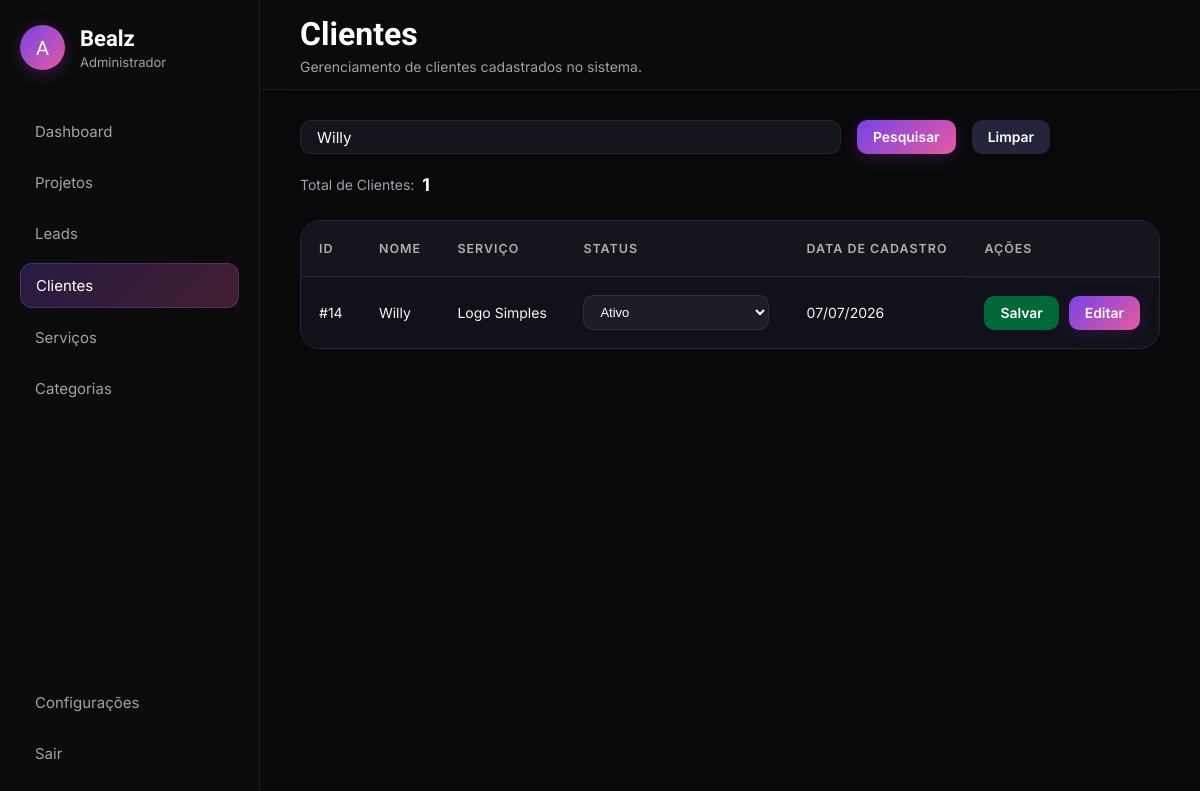
The page /admin/clientes.php?pesquisa=Willy (signed in) on the database its author committed.
### tables this page shows
CREATE TABLE `clientes` (
  `id` int NOT NULL AUTO_INCREMENT,
  `nome` varchar(100) NOT NULL,
  `email` varchar(150) DEFAULT NULL,
  `telefone` varchar(20) DEFAULT NULL,
  `cpf` varchar(14) DEFAULT NULL,
  `instagram` varchar(100) DEFAULT NULL,
  `servico_id` int NOT NULL,
  `sobre` text,
  `proposta_url` varchar(255) DEFAULT NULL,
  `data_cadastro` datetime NOT NULL,
  `data_atualizacao` timestamp NOT NULL DEFAULT CURRENT_TIMESTAMP ON UPDATE CURRENT_TIMESTAMP,
  `status_clientes` int NOT NULL DEFAULT '1',
  PRIMARY KEY (`id`),
  KEY `servico_id` (`servico_id`),
  KEY `fk_clientes_status_idx` (`status_clientes`),
  CONSTRAINT `clientes_ibfk_1` FOREIGN KEY (`servico_id`) REFERENCES `servicos` (`id`),
  CONSTRAINT `fk_clientes_status` FOREIGN KEY (`status_clientes`) REFERENCES `status_cliente` (`id_status`)
);

CREATE TABLE `servicos` (
  `id` int NOT NULL AUTO_INCREMENT,
  `nome_servicos` varchar(45) NOT NULL,
  PRIMARY KEY (`id`),
  UNIQUE KEY `nome_UNIQUE` (`nome_servicos`)
);

### admin/clientes.php (the view, shortened to what this page needs)
<?php
include("../config_db/conexao.php");
$pesquisa = "";
if (isset($_GET['pesquisa']) && !empty(trim($_GET['pesquisa']))) {
    $pesquisa = mysqli_real_escape_string($conexao, trim($_GET['pesquisa']));
    $where = "WHERE clientes.nome LIKE '%$pesquisa%' OR clientes.telefone LIKE '%$pesquisa%'";
} else {
    $where = "";
}
$sql = "SELECT clientes.*, servicos.nome_servicos AS servico_nome
        FROM clientes
        INNER JOIN servicos ON clientes.servico_id = servicos.id
        $where
        ORDER BY clientes.data_cadastro DESC";
$resultado = mysqli_query($conexao, $sql);
$sqlTotal = "SELECT COUNT(*) AS total FROM clientes $where";
$total = mysqli_fetch_assoc(mysqli_query($conexao, $sqlTotal));
$statusClientes = [
    1 => "Ativo",
    2 => "Inativo",
    3 => "Pausado",
    4 => "Finalizado",
    5 => "Aguardando pagamento",
    6 => "Proposta enviada",
];
?>
<!DOCTYPE html>
<html lang="pt-BR">
<head>
    <link rel="stylesheet" href="assets/css/global.css">
    <link rel="stylesheet" href="assets/css/sidebar-header.css">
    <link rel="stylesheet" href="assets/css/clientes.css">
</head>
<body>
    <?php include("includes/sidebar.php"); ?>
    <?php include("includes/header.php"); ?>
    <main class="content">
        <section class="toolbar">
            <form class="search-box" method="GET">
                <input
                    type="text"
                    name="pesquisa"
                    placeholder="Pesquisar por nome ou telefone..."
                    value="<?= htmlspecialchars($pesquisa); ?>">
                <button type="submit" class="btn btn-search">Pesquisar</button>
                <a href="clientes.php" class="btn btn-clear">Limpar</a>
            </form>
            <div class="lead-counter">
                <span>Total de Clientes:</span>
                <strong><?= $total['total']; ?></strong>
            </div>
        </section>
        <section class="table-container">
            <table class="leads-table">
                <thead>
                    <tr>
                        <th>ID</th>
                        <th>Nome</th>
                        <th>Serviço</th>
                        <th>Status</th>
                        <th>Data de Cadastro</th>
                        <th>Ações</th>
                    </tr>
                </thead>
                <tbody>
                    <?php while ($cliente = mysqli_fetch_assoc($resultado)) { ?>
                        <tr>
                            <td>#<?= $cliente['id']; ?></td>
                            <td><?= htmlspecialchars($cliente['nome']); ?></td>
                            <td><?= htmlspecialchars($cliente['servico_nome']); ?></td>
                            <td>
                                <select class="status-select" data-id="<?= $cliente['id']; ?>">
                                    <?php foreach ($statusClientes as $valor => $texto) { ?>
                                        <option value="<?= $valor; ?>"
                                            <?= $cliente['status_clientes'] == $valor ? 'selected' : ''; ?>>
                                            <?= $texto; ?>
                                        </option>
                                    <?php } ?>
                                </select>
                            </td>
                            <td>
                                <?= date('d/m/Y', strtotime($cliente['data_cadastro'])); ?>
                            </td>
                            <td class="actions">
                                <button class="btn btn-save-status" data-id="<?= $cliente['id']; ?>">Salvar</button>
                                <button class="btn btn-edit" data-id="<?= $cliente['id']; ?>">Editar</button>
                            </td>
                        </tr>
                    <?php } ?>
                </tbody>
            </table>
        </section>
    </main>
</body>
</html>

### admin/assets/css/global.css (style rules this page uses)
* { margin:0; padding:0; box-sizing:border-box; }
body { min-height:100vh; background:#09090b; color:white; font-family:"Inter", sans-serif; }
.content { margin-left:260px; padding-top:90px; padding:120px 40px 40px; }

### admin/assets/css/clientes.css (style rules this page uses)
.btn { padding: 9px 16px; border: none; border-radius: 10px; cursor: pointer; font-weight: 600; font-family: "Inter", sans-serif; font-size: 1rem; transition: .2s; }
.toolbar { display: flex; justify-content: space-between; align-items: center; margin-bottom: 25px; flex-wrap: wrap; gap: 20px; }
.search-box { width: 100%; display: flex; flex-direction: row; max-width: 750px; gap: 1rem; }
.search-box input { width: 100%; padding: 5px 16px; background: #15151d; border: 1px solid rgba(255, 255, 255, .08); border-radius: 12px; color: #fff; font-size: .95rem; font-family: "Inter", sans-serif; outline: none; transition: .2s; }
.btn-search { background: linear-gradient(135deg, #7644E6, #e759a0); color: #fff; font-size: 0.87rem; box-shadow: 0px 4px 15px rgba(105, 45, 133, 0.35); }
.btn-clear { font-size: 0.87rem; display: inline-flex; align-items: center; text-decoration: none; background: #24243A; color: #fff; }
.lead-counter { display: flex; align-items: center; gap: 8px; color: #a1a1aa; white-space: nowrap; font-size: 14px; }
.lead-counter strong { color: #ffffff; font-size: 1.1rem; }
.table-container { background: #11111A; border: 1px solid #24243A; border-radius: 20px; padding: 0; overflow: hidden; overflow-x: auto; transition: .2s ease; }
.leads-table { width: 100%; border-collapse: collapse; color: #f1f1f1; }
.leads-table thead { background: #15151d; }
.leads-table th { text-align: left; padding: 20px 18px; color: #afafaf; font-family: "Inter", sans-serif; font-size: .78rem; font-weight: 600; text-transform: uppercase; letter-spacing: .08em; border-bottom: 1px solid #24243A; }
.leads-table td { padding: 18px; border-top: 1px solid rgba(255, 255, 255, .06); font-size: 14px; color: #f4f4f5; }
.leads-table tbody tr { transition: .2s ease; }
.status-select { background: #1d1d27; border: 1px solid rgba(255, 255, 255, .08); border-radius: 10px; color: #fff; padding: 8px 12px; font-size: 13px; cursor: pointer; outline: none; }
.actions { display: flex; gap: 10px; flex-wrap: wrap; }
.btn-save-status { font-size: 0.87rem; background: #00693a; color: #ffffff; }
.btn-edit { font-size: 0.87rem; background: linear-gradient(135deg, #7644E6, #e759a0); color: #ffffff; box-shadow: 0px 4px 15px rgba(105, 45, 133, 0.25); }

### rows shown on the page
clientes: id "14", nome "Willy", servico.nome_servicos "Logo Simples", status_clientes+id "Ativo", data_cadastro "07/07/2026"

### other values the page prints
$tituloPagina "Clientes"
$subtituloPagina "Gerenciamento de clientes cadastrados no sistema."
$total['total'] "1"
